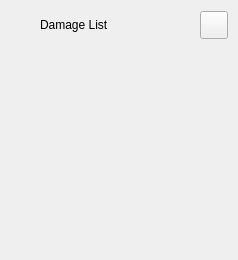
        <widget class="QFrame" name="extraLeftBox">
         <property name="minimumSize">
          <size>
           <width>0</width>
           <height>0</height>
          </size>
         </property>
         <property name="maximumSize">
          <size>
           <width>0</width>
           <height>16777215</height>
          </size>
         </property>
         <property name="frameShape">
          <enum>QFrame::Shape::NoFrame</enum>
         </property>
         <property name="frameShadow">
          <enum>QFrame::Shadow::Raised</enum>
         </property>
         <layout class="QVBoxLayout" name="extraColumLayout">
          <property name="spacing">
           <number>0</number>
          </property>
          <property name="leftMargin">
           <number>0</number>
          </property>
          <property name="topMargin">
           <number>0</number>
          </property>
          <property name="rightMargin">
           <number>0</number>
          </property>
          <property name="bottomMargin">
           <number>0</number>
          </property>
          <item>
           <widget class="QFrame" name="extraTopBg">
            <property name="minimumSize">
             <size>
              <width>0</width>
              <height>50</height>
             </size>
            </property>
            <property name="maximumSize">
             <size>
              <width>16777215</width>
              <height>50</height>
             </size>
            </property>
            <property name="frameShape">
             <enum>QFrame::Shape::NoFrame</enum>
            </property>
            <property name="frameShadow">
             <enum>QFrame::Shadow::Raised</enum>
            </property>
            <layout class="QVBoxLayout" name="verticalLayout_5">
             <property name="spacing">
              <number>0</number>
             </property>
             <property name="leftMargin">
              <number>0</number>
             </property>
             <property name="topMargin">
              <number>0</number>
             </property>
             <property name="rightMargin">
              <number>0</number>
             </property>
             <property name="bottomMargin">
              <number>0</number>
             </property>
             <item>
              <layout class="QGridLayout" name="extraTopLayout">
               <property name="leftMargin">
                <number>10</number>
               </property>
               <property name="rightMargin">
                <number>10</number>
               </property>
               <property name="horizontalSpacing">
                <number>10</number>
               </property>
               <property name="verticalSpacing">
                <number>0</number>
               </property>
               <item row="0" column="0">
                <widget class="QFrame" name="extraIcon">
                 <property name="minimumSize">
                  <size>
                   <width>20</width>
                   <height>0</height>
                  </size>
                 </property>
                 <property name="maximumSize">
                  <size>
                   <width>20</width>
                   <height>20</height>
                  </size>
                 </property>
                 <property name="frameShape">
                  <enum>QFrame::Shape::NoFrame</enum>
                 </property>
                 <property name="frameShadow">
                  <enum>QFrame::Shadow::Raised</enum>
                 </property>
                </widget>
               </item>
               <item row="0" column="1">
                <widget class="QLabel" name="extraLabel">
                 <property name="minimumSize">
                  <size>
                   <width>150</width>
                   <height>0</height>
                  </size>
                 </property>
                 <property name="text">
                  <string>Damage List</string>
                 </property>
                </widget>
               </item>
               <item row="0" column="2">
                <widget class="QPushButton" name="extraCloseColumnBtn">
                 <property name="minimumSize">
                  <size>
                   <width>28</width>
                   <height>28</height>
                  </size>
                 </property>
                 <property name="maximumSize">
                  <size>
                   <width>28</width>
                   <height>28</height>
                  </size>
                 </property>
                 <property name="cursor">
                  <cursorShape>PointingHandCursor</cursorShape>
                 </property>
                 <property name="toolTip">
                  <string>Close left box</string>
                 </property>
                 <property name="text">
                  <string/>
                 </property>
                 <property name="icon">
                  <iconset resource="resources.qrc">
                   <normaloff>:/icons/images/icons/icon_close.png</normaloff>:/icons/images/icons/icon_close.png</iconset>
                 </property>
                 <property name="iconSize">
                  <size>
                   <width>20</width>
                   <height>20</height>
                  </size>
                 </property>
                </widget>
               </item>
              </layout>
             </item>
            </layout>
           </widget>
          </item>
          <item>
           <widget class="QFrame" name="extraContent">
            <property name="frameShape">
             <enum>QFrame::Shape::NoFrame</enum>
            </property>
            <property name="frameShadow">
             <enum>QFrame::Shadow::Raised</enum>
            </property>
            <layout class="QVBoxLayout" name="verticalLayout_12">
             <property name="spacing">
              <number>0</number>
             </property>
             <property name="leftMargin">
              <number>0</number>
             </property>
             <property name="topMargin">
              <number>0</number>
             </property>
             <property name="rightMargin">
              <number>0</number>
             </property>
             <property name="bottomMargin">
              <number>0</number>
             </property>
             <item alignment="Qt::AlignmentFlag::AlignTop">
              <widget class="QFrame" name="extraTopMenu">
               <property name="frameShape">
                <enum>QFrame::Shape::NoFrame</enum>
               </property>
               <property name="frameShadow">
                <enum>QFrame::Shadow::Raised</enum>
               </property>
               <layout class="QVBoxLayout" name="verticalLayout_11">
                <property name="spacing">
                 <number>0</number>
                </property>
                <property name="leftMargin">
                 <number>0</number>
                </property>
                <property name="topMargin">
                 <number>0</number>
                </property>
                <property name="rightMargin">
                 <number>0</number>
                </property>
                <property name="bottomMargin">
                 <number>0</number>
                </property>
               </layout>
              </widget>
             </item>
             <item>
              <widget class="QListWidget" name="DamagelistWidget">
               <property name="styleSheet">
                <string notr="true">background-color: transparent;</string>
               </property>
              </widget>
             </item>
             <item>
              <widget class="QFrame" name="extraCenter">
               <property name="frameShape">
                <enum>QFrame::Shape::NoFrame</enum>
               </property>
               <property name="frameShadow">
                <enum>QFrame::Shadow::Raised</enum>
               </property>
               <layout class="QVBoxLayout" name="verticalLayout_10"/>
              </widget>
             </item>
             <item>
              <widget class="QFrame" name="extraBottom">
               <property name="frameShape">
                <enum>QFrame::Shape::NoFrame</enum>
               </property>
               <property name="frameShadow">
                <enum>QFrame::Shadow::Raised</enum>
               </property>
              </widget>
             </item>
            </layout>
           </widget>
          </item>
         </layout>
        </widget>
